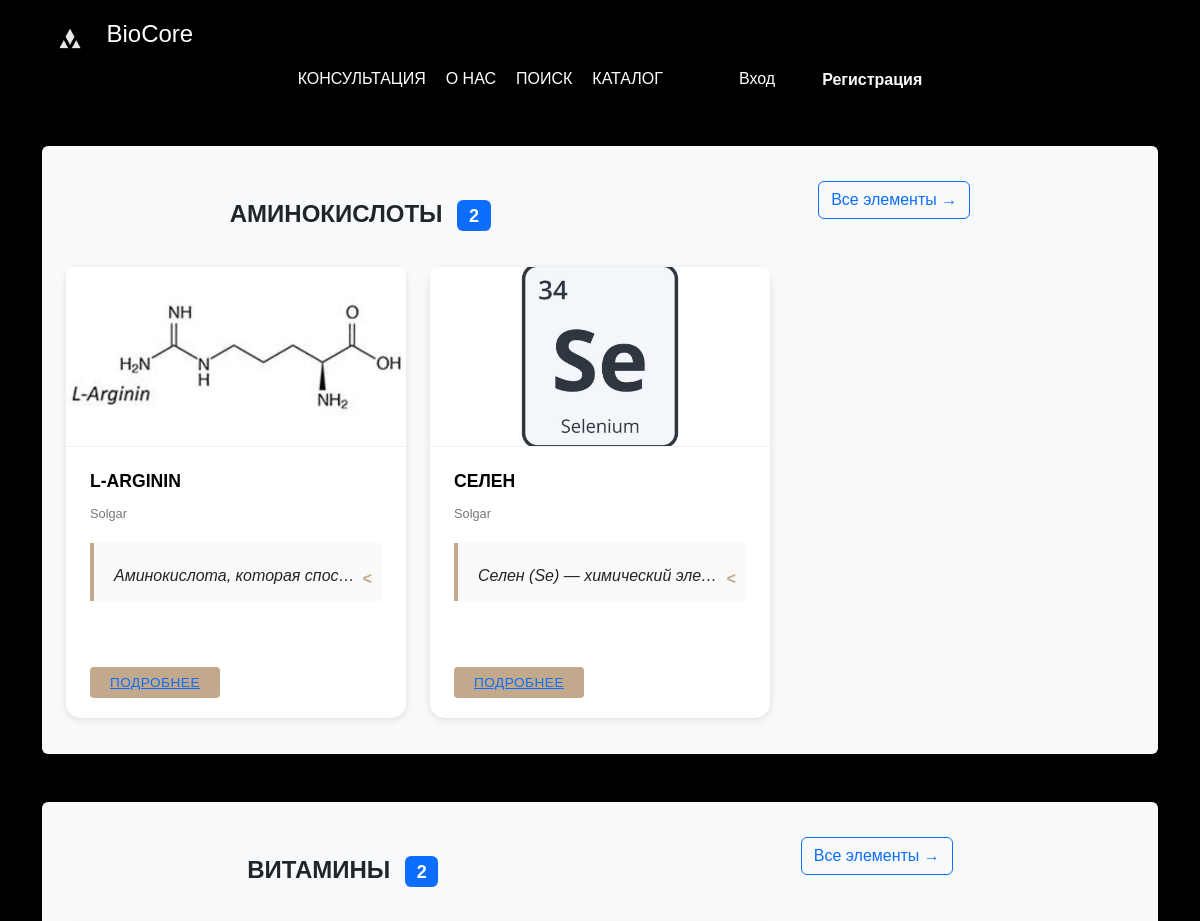
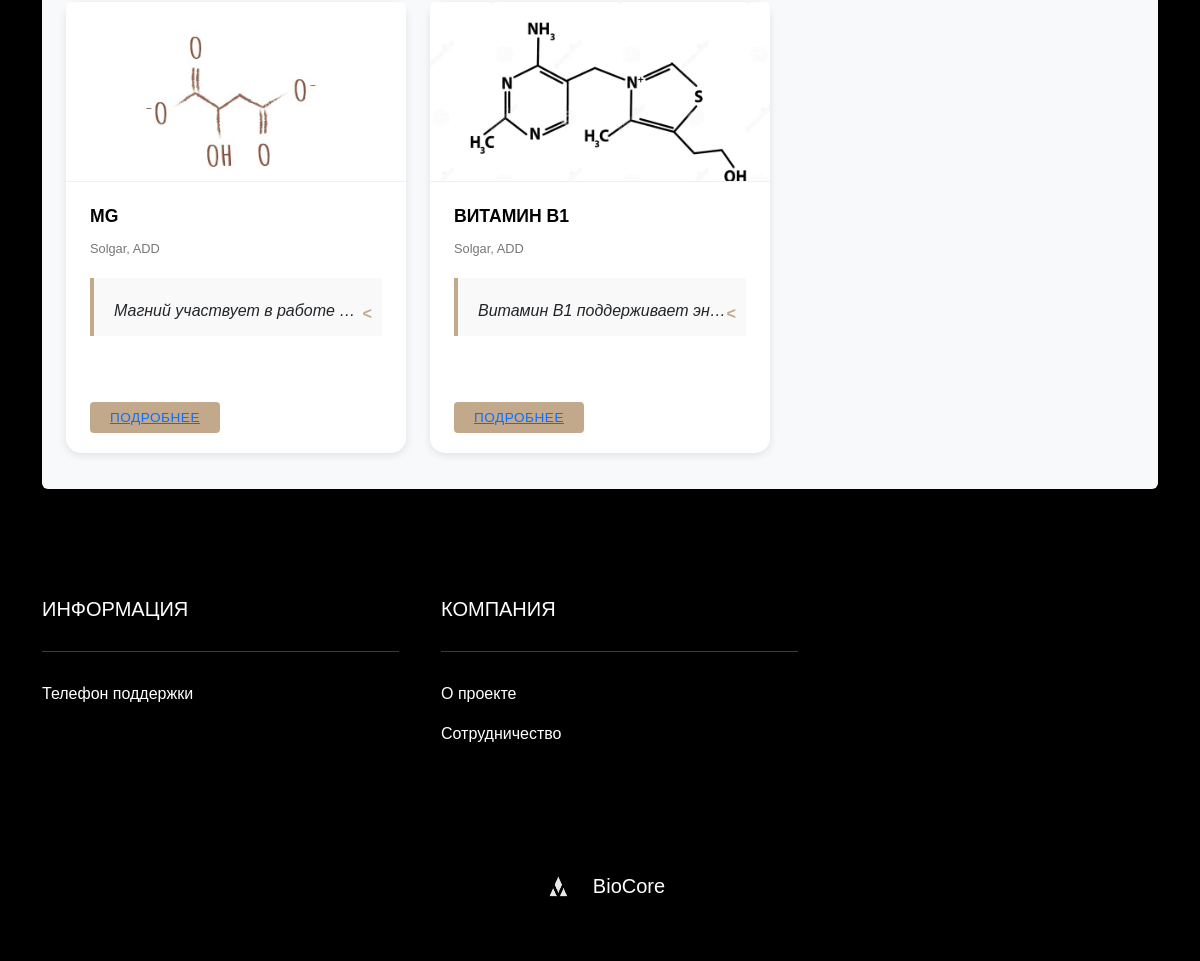
Page /catalog/ on the committed database (2 pictures, top to bottom).
### bio_core_website/models.py (models this page shows, shortened)
class Category(models.Model):
    name = models.CharField(max_length=100, unique=True, db_index=True)
    image = models.ImageField(upload_to='category_images/', blank=True, null=True)
    class Meta:
        verbose_name = "Категория"
        verbose_name_plural = "Категории"
        indexes = [
            Index(fields=['name'], name='category_name_idx'),
        ]

class Element(models.Model):
    name = models.CharField(max_length=100, db_index=True)
    category = models.ForeignKey(Category, on_delete=models.CASCADE, related_name="elements")
    description = models.TextField(blank=True, null=True)
    image = models.ImageField(upload_to='product_images/', blank=True, null=True)
    usage = models.TextField(blank=True, null=True)
    manufacturers = models.ManyToManyField(Manufacturer, blank=True)
    class Meta:
        verbose_name = "Элемент"
        verbose_name_plural = "Элементы"
        indexes = [
            Index(fields=['name', 'category'], name='element_name_category_idx'),
        ]
        ordering = ['name']

class Manufacturer(models.Model):
    name = models.CharField(max_length=200, unique=True, db_index=True)
    country = models.CharField(max_length=100, blank=True, null=True)
    website = models.URLField(blank=True, null=True)
    class Meta:
        verbose_name = "Производитель"
        verbose_name_plural = "Производители"
        indexes = [
            Index(fields=['name'], name='manufacturer_name_idx'),
        ]

### bio_core_website/views.py (the view)
# urls.py: path('catalog/', views.catalog_view, name='catalog'),
@cache_page(60 * 60)  # Кэширование на 1 час
def catalog_view(request):
    cache_key = 'full_catalog_data'
    data = cache.get(cache_key)
    if not data:
        categories = Category.objects.prefetch_related(
            Prefetch('elements',
                   queryset=Element.objects.select_related('category')
                                         .prefetch_related('manufacturers')
                                         .only('id', 'name', 'image', 'description', 'category__name')
            )
        ).annotate(element_count=Count('elements')).only('id', 'name', 'image')
        data = {
            'categories': categories,
            'title': 'Полный каталог продукции'
        }
        cache.set(cache_key, data, 60 * 60 * 12)  # Кэш на 12 часов
    return render(request, 'bio_core_website/catalog.html', data)

### bio_core_website/templates/bio_core_website/catalog.html (shortened to what this page needs)
{% extends "bio_core_website/base.html" %}
{% load static %}
{% block extra_css %}
<link rel="stylesheet" href="{% static 'bio_core_website/css/style.css' %}">
{% endblock %}
{% block content %}
{% if categories %}
{% for category in categories %}
<section class="catalog_1 mb-5 p-4 bg-light rounded">
  <div class="d-flex justify-content-between align-items-center mb-4">
    <h2 class="catalog_1 mb-0">
      <a href="{% url 'bio_core_website:category_elements' category.id %}"
         class="text-decoration-none text-dark">
        {{ category.name }}
      </a>
      <span class="badge bg-primary ms-2">
        {{ category.element_count }}
      </span>
    </h2>
    <a href="{% url 'bio_core_website:category_elements' category.id %}"
       class="btn btn-outline-primary">
      Все элементы →
    </a>
  </div>
  {% if category.elements.all %}
  <div class="row row-cols-1 row-cols-md-3 g-4">
    {% for element in category.elements.all|slice:":6" %}
    <div class="col">
      <div class="card h-100">
        {% if element.image %}
        <img src="{{ element.image.url }}"
             class="card-img-top"
             alt="{{ element.name }}"
             style="height: 180px; object-fit: cover;">
        {% else %}
        <img src="{% static 'bio_core_website/images/placeholder.jpg' %}"
             class="card-img-top"
             alt="Нет изображения"
             style="height: 180px; object-fit: cover;">
        {% endif %}
        <div class="card-body_catalog">
          <h5 class="card-title_cataloge">{{ element.name }}</h5>
          {% if element.manufacturers.all %}
          <p class="text-muted small mb-2">
            {% for manufacturer in element.manufacturers.all %}
              {{ manufacturer.name }}{% if not forloop.last %}, {% endif %}
            {% endfor %}
          </p>
          {% endif %}
          {% if element.description %}
          <p class="card-text_catalog text-truncate"
             style="max-height: 3.6em; overflow: hidden;">
            {{ element.description }}
          </p>
          {% endif %}
        </div>
        <div class="card-footer_catalog bg-transparent">
          <a href="{% url 'bio_core_website:element_detail' element.id %}"
             class="btn-primary_catalog w-100">
            Подробнее
          </a>
        </div>
      </div>
    </div>
    {% endfor %}
  </div>
  {% else %}
  <div class="alert alert-info">
    В этой категории пока нет элементов
  </div>
  {% endif %}
</section>
{% endfor %}
{% else %}
<div class="alert alert-warning">
  Каталог пуст. Пока нет ни одной категории.
</div>
{% endif %}
{% endblock %}

### bio_core_website/static/bio_core_website/css/style.css (style rules this page uses)
body { font-family: 'TT Travels Next Trl', sans-serif; background-color: #000; color: #fff; }
.justify-content-between { justify-content: space-around !important; }
h2 { font-weight: 600; font-size: 24px; color: #000; margin: 30px 0 15px; text-transform: uppercase; }
.card { border: none; border-radius: 15px; box-shadow: 0 2px 8px rgba(0, 0, 0, 0.1); margin-bottom: 25px; }
.card-img-top { object-fit: cover; border-bottom: 1px solid #f0f0f0; }
.card-body_catalog { padding: 1.5rem; flex-grow: 1; }
.card-title_cataloge { font-family: 'TT Travels Next Trl', sans-serif; font-weight: 600; font-size: 1.1rem; color: #000; margin-bottom: 0.75rem; text-transform: uppercase; }
.text-muted { color: #777 !important; font-size: 0.8rem; }
.card-footer_catalog { padding: 0 1.5rem 1.5rem; background: transparent; }
.btn-primary_catalog { background-color: #c2a98c; border-color: #c2a98c; font-family: 'TT Travels Next Trl', sans-serif; font-weight: 500; padding: 0.5rem 1.25rem; border-radius: 0.25rem; font-size: 0.85rem; text-transform: uppercase; letter-spacing: 0.5px; }
.row-cols-md-3>* { padding: 0.75rem; }
.card-text_catalog { position: relative; padding: 20px; background-color: #f9f9f9; border-left: 4px solid #c2a98c; font-style: italic; margin: 20px 0; font-size: 16px; line-height: 1.6; }
.card-text_catalog::after { content: ">"; position: absolute; right: 10px; bottom: 10px; color: #c2a98c; font-weight: bold; transform: rotate(180deg); }

### rows in the picture
Category: name "АМИНОКИСЛОТЫ", element_count "2"
Element: image (picture), name "L-ARGININ", description "Аминокислота, которая спос…"
Manufacturer: name "Solgar"
Element: image (picture), name "СЕЛЕН", description "Селен (Se) — химический эле…"
Category: name "ВИТАМИНЫ", element_count "2"
Element: image (picture), name "MG", description "Магний участвует в работе…"
Manufacturer: name "ADD"
Element: image (picture), name "ВИТАМИН B1", description "Витамин B1 поддерживает эн…"
